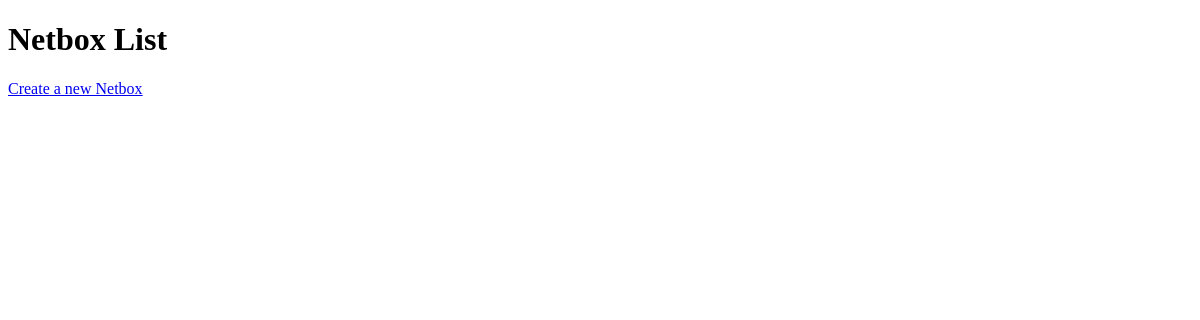
The app's page /netbox/, older data.
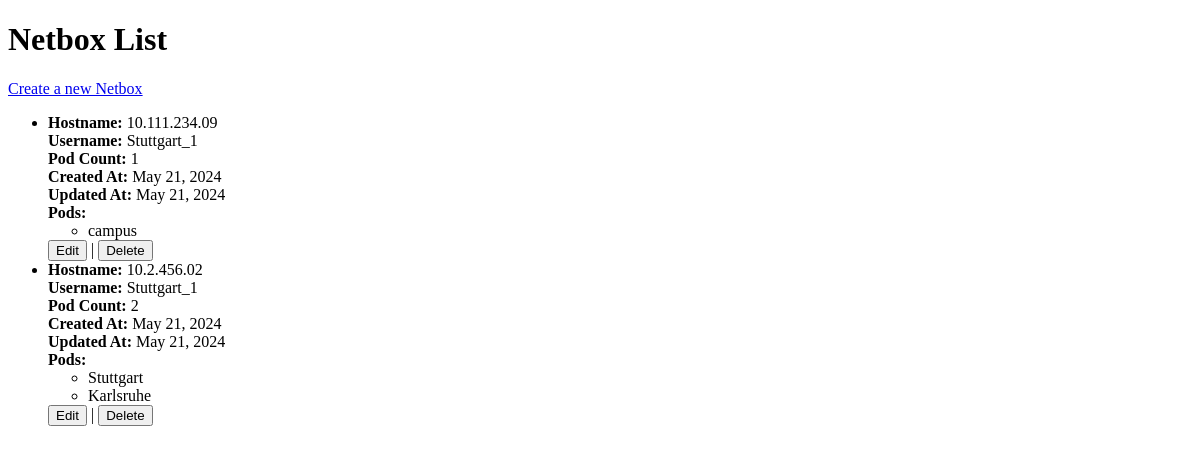
The same page, newer data.
### api_netbox/models.py (models this page shows)
class Netbox(models.Model):
    hostname = models.CharField(max_length=200)
    username = models.CharField(max_length=150)
    created_at = models.DateField(auto_now_add=True)
    updated_at = models.DateField(auto_now=True)
    pod_count = models.IntegerField(null=True)
    pods = models.JSONField(null=True)

### api_netbox/views.py (the view)
# urls.py: path('netbox/', views.netbox_list, name='netbox_list'),
def netbox_list(request):
    netboxes = Netbox.objects.all()
    return render(request, 'netbox_list.html', {'netboxes': netboxes})

### api_netbox/templates/netbox_list.html (shortened to what this page needs)
<!DOCTYPE html>
<html>
<head>
</head>
<body>
    <h1>Netbox List</h1>
    <a href="{% url 'netbox_create' %}">Create a new Netbox</a>
    <ul>
        {% for netbox in netboxes %}
            <li>
                <strong>Hostname:</strong> {{ netbox.hostname }}<br>
                <strong>Username:</strong> {{ netbox.username }}<br>
                <strong>Pod Count:</strong> {{ netbox.pod_count }}<br>
                <strong>Created At:</strong> {{ netbox.created_at }}<br>
                <strong>Updated At:</strong> {{ netbox.updated_at }}<br>
                {% if netbox.pods %}
                <strong>Pods:</strong>
                    <ul>
                        {% for pod in netbox.pods %}
                            <li>{{ pod }}</li>
                        {% endfor %}
                    </ul>
                {% endif %}
                <form method="post" action="{% url 'netbox_update' netbox.pk %}" style="display: inline;">
                    <button type="submit">Edit</button>
                </form>
                |
                <form method="post" action="{% url 'netbox_delete' netbox.pk %}" style="display: inline;">
                    <button type="submit" onclick="return confirm('Are you sure you want to delete this item?');">Delete</button>
                </form>
            </li>
        {% endfor %}
    </ul>
</body>
</html>

Row changes from the older to the newer data that the page shows:
added Netbox: hostname "10.111.234.09", username "Stuttgart_1", pod_count "1", created_at "May 21, 2024", updated_at "May 21, 2024", pods "campus"
added Netbox: hostname "10.2.456.02", username "Stuttgart_1", pod_count "2", created_at "May 21, 2024", updated_at "May 21, 2024", pods "Stuttgart" "Karlsruhe"
